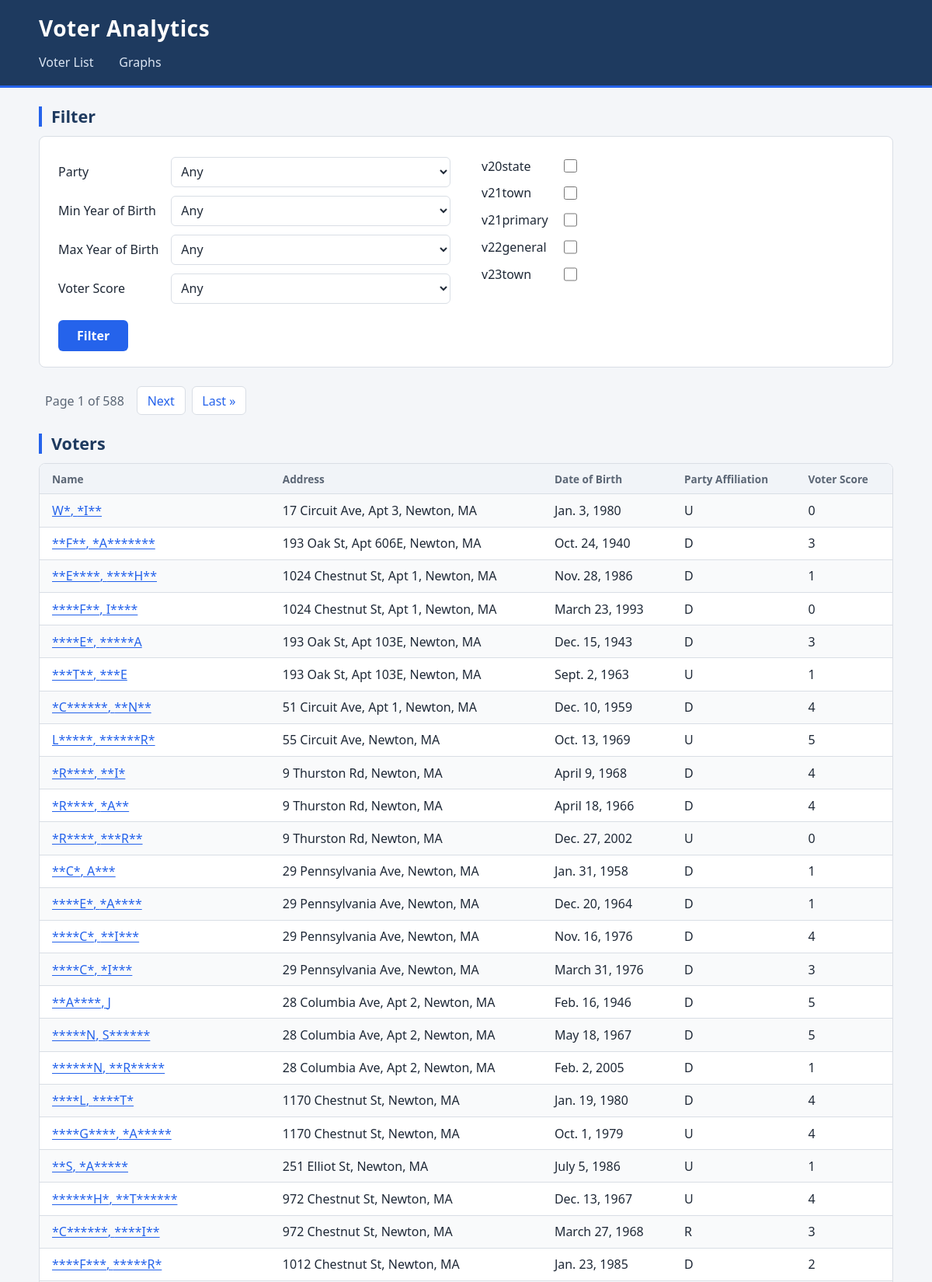
Screenshot of /voter_analytics/ (upper part) with the database file from the repository.
### voter_analytics/models.py (models this page shows, shortened)
class Voter(models.Model):
    last_name = models.CharField(max_length=50)
    first_name = models.CharField(max_length=50)
    street_number = models.CharField(max_length=10)
    street_name = models.CharField(max_length=100)
    apartment_number = models.CharField(max_length=10, blank=True)
    zip_code = models.CharField(max_length=10)
    date_of_birth = models.DateField()
    date_of_registration = models.DateField()
    party_affiliation = models.CharField(max_length=2)
    precinct_number = models.CharField(max_length=10)
    v20state = models.BooleanField(default=False)
    v21town = models.BooleanField(default=False)
    v21primary = models.BooleanField(default=False)
    v22general = models.BooleanField(default=False)
    v23town = models.BooleanField(default=False)
    voter_score = models.IntegerField(default=0)

### voter_analytics/views.py (the view)
# urls.py: path('', VotersListView.as_view(), name='home'),
class VotersListView(VoterFilterView):
    model = Voter
    template_name = 'voter_analytics/voters.html'
    context_object_name = 'voters'
    paginate_by = 100 # how many voters per page

### voter_analytics/views.py (called while the page is built)
    def get_context_data(self, **kwargs):
        context = super().get_context_data(**kwargs)
        parties = ['U ','D ','R ','J ','A ','CC','X ','L ','Q ','S ','FF','G ','HH','T ','AA','GG','Z ','O ','P ','E ','V ','H ','Y ','W ','EE','K ']
        years = [str(y) for y in range(1913,2005)]
        years.reverse()
        scores = [str(i) for i in range(0,6)]
        context['parties'] = parties
        context['years'] = years
        context['scores'] = scores
        query = self.request.GET.copy()
        query.pop('page', None)
        context['querystring'] = query.urlencode()
        return context

### voter_analytics/templates/voter_analytics/voters.html (shortened to what this page needs)
{% extends 'voter_analytics/base.html' %}
{% block content %}
    <div class="container">
        <div class="filter">
            {% include 'voter_analytics/filter.html' %}
        </div>
        <div class="pages">
            {% if is_paginated %}
            <nav class="pagination" aria-label="Page navigation">
            <span class="current">
                Page {{ page_obj.number }} of {{ page_obj.paginator.num_pages }}
            </span>
            {% if page_obj.has_next %}
                <a href="?{% if querystring %}{{querystring}}&{% endif %}page={{ page_obj.next_page_number }}">Next</a>
                <a href="?{% if querystring %}{{querystring}}&{% endif %}page={{ page_obj.paginator.num_pages }}">Last &raquo;</a>
            {% endif %}
            </nav>
            {% endif %}
        </div>
        <h2>Voters</h2>
        <div class="row">
            <table>
                <tr>
                    <th>Name</th>
                    <th>Address</th>
                    <th>Date of Birth</th>
                    <th>Party Affiliation</th>
                    <th>Voter Score</th>
                </tr>
                {% for v in voters %}
                <tr>
                    <td><a href="{% url 'show_voter' v.pk %}">{{ v.last_name }}, {{ v.first_name }}</a></td>
                    <td>{{ v.street_number }} {{ v.street_name | title }},{% if v.apartment_number %} Apt {{ v.apartment_number }},{% endif %} Newton, MA</td>
                    <td>{{ v.date_of_birth }}</td>
                    <td>{{ v.party_affiliation }}</td>
                    <td>{{ v.voter_score }}</td>
                </tr>
                {% endfor %}
            </table>
        </div>
    </div>
{% endblock %}

### static/voter-styles.css (style rules this page uses)
:root { --navy: #1e3a5f; --accent: #2563eb; --accent-dark: #1d4ed8; --bg: #f4f6f9; --card: #fff; --border: #d9dee5; --text: #1f2937; --muted: #5b6675; --head: #f1f4f8; --stripe: #f9fafb; --hover: #eef4ff; --radius: 8px; }
*, *::before, *::after { box-sizing: border-box; }
body { margin: 0; padding-bottom: 3rem; background: var(--bg); color: var(--text); font: 16px/1.5 system-ui, -apple-system, "Segoe UI", Roboto, Arial, sans-serif; }
body > :not(nav) { width: min(1100px, calc(100% - 3rem)); margin-inline: auto; }
h1, h2 { margin-block: 1.5rem 0.75rem; padding-left: 0.75rem; border-left: 4px solid var(--accent); color: var(--navy); font-size: 1.35rem; line-height: 1.2; }
a { color: var(--accent); }
.pagination { display: flex; flex-wrap: wrap; align-items: center; gap: 0.5rem; margin-block: 0 1rem; }
.pagination a { padding: 0.35rem 0.8rem; border: 1px solid var(--border); border-radius: 6px; background: var(--card); text-decoration: none; }
.pagination .current { padding: 0 0.5rem; color: var(--muted); }
.row { overflow-x: auto; background: var(--card); border: 1px solid var(--border); border-radius: var(--radius); }
.row table { width: 100%; border-collapse: collapse; }
.row th, .row td { padding: 0.6rem 1rem; text-align: left; border-bottom: 1px solid var(--border); }
.row th { background: var(--head); color: var(--muted); font-size: 0.85rem; font-weight: 600; white-space: nowrap; }
.row tr:nth-child(even) td { background: var(--stripe); }

### rows the page displays
Voter: last_name "W*", first_name "*I**", street_number "17", street_name "Circuit Ave", apartment_number "3", date_of_birth "Jan. 3, 1980", party_affiliation "U", voter_score "0"
Voter: last_name "**F**", first_name "*A*******", street_number "193", street_name "Oak St", apartment_number "606E", date_of_birth "Oct. 24, 1940", party_affiliation "D", voter_score "3"
Voter: last_name "**E****", first_name "****H**", street_number "1024", street_name "Chestnut St", apartment_number "1", date_of_birth "Nov. 28, 1986", party_affiliation "D", voter_score "1"
Voter: last_name "****F**", first_name "I****", street_number "1024", street_name "Chestnut St", apartment_number "1", date_of_birth "March 23, 1993", party_affiliation "D", voter_score "0"
Voter: last_name "****E*", first_name "*****A", street_number "193", street_name "Oak St", apartment_number "103E", date_of_birth "Dec. 15, 1943", party_affiliation "D", voter_score "3"
Voter: last_name "***T**", first_name "***E", street_number "193", street_name "Oak St", apartment_number "103E", date_of_birth "Sept. 2, 1963", party_affiliation "U", voter_score "1"
Voter: last_name "*C******", first_name "**N**", street_number "51", street_name "Circuit Ave", apartment_number "1", date_of_birth "Dec. 10, 1959", party_affiliation "D", voter_score "4"
Voter: last_name "L*****", first_name "******R*", street_number "55", street_name "Circuit Ave", date_of_birth "Oct. 13, 1969", party_affiliation "U", voter_score "5"
Voter: last_name "*R****", first_name "**I*", street_number "9", street_name "Thurston Rd", date_of_birth "April 9, 1968", party_affiliation "D", voter_score "4"
Voter: last_name "*R****", first_name "*A**", street_number "9", street_name "Thurston Rd", date_of_birth "April 18, 1966", party_affiliation "D", voter_score "4"
Voter: last_name "*R****", first_name "***R**", street_number "9", street_name "Thurston Rd", date_of_birth "Dec. 27, 2002", party_affiliation "U", voter_score "0"
Voter: last_name "**C*", first_name "A***", street_number "29", street_name "Pennsylvania Ave", date_of_birth "Jan. 31, 1958", party_affiliation "D", voter_score "1"
Voter: last_name "****E*", first_name "*A****", street_number "29", street_name "Pennsylvania Ave", date_of_birth "Dec. 20, 1964", party_affiliation "D", voter_score "1"
Voter: last_name "****C*", first_name "**I***", street_number "29", street_name "Pennsylvania Ave", date_of_birth "Nov. 16, 1976", party_affiliation "D", voter_score "4"
Voter: last_name "****C*", first_name "*I***", street_number "29", street_name "Pennsylvania Ave", date_of_birth "March 31, 1976", party_affiliation "D", voter_score "3"
Voter: last_name "**A****", first_name "J", street_number "28", street_name "Columbia Ave", apartment_number "2", date_of_birth "Feb. 16, 1946", party_affiliation "D", voter_score "5"
Voter: last_name "*****N", first_name "S******", street_number "28", street_name "Columbia Ave", apartment_number "2", date_of_birth "May 18, 1967", party_affiliation "D", voter_score "5"
Voter: last_name "******N", first_name "**R*****", street_number "28", street_name "Columbia Ave", apartment_number "2", date_of_birth "Feb. 2, 2005", party_affiliation "D", voter_score "1"
Voter: last_name "****L", first_name "****T*", street_number "1170", street_name "Chestnut St", date_of_birth "Jan. 19, 1980", party_affiliation "D", voter_score "4"
Voter: last_name "****G****", first_name "*A*****", street_number "1170", street_name "Chestnut St", date_of_birth "Oct. 1, 1979", party_affiliation "U", voter_score "4"
Voter: last_name "**S", first_name "*A*****", street_number "251", street_name "Elliot St", date_of_birth "July 5, 1986", party_affiliation "U", voter_score "1"
Voter: last_name "******H*", first_name "**T******", street_number "972", street_name "Chestnut St", date_of_birth "Dec. 13, 1967", party_affiliation "U", voter_score "4"
Voter: last_name "*C******", first_name "****I**", street_number "972", street_name "Chestnut St", date_of_birth "March 27, 1968", party_affiliation "R", voter_score "3"
Voter: last_name "****F***", first_name "*****R*", street_number "1012", street_name "Chestnut St", date_of_birth "Jan. 23, 1985", party_affiliation "D", voter_score "2"

### other values shown
{{ page_obj.number }} "1"
{{ page_obj.paginator.num_pages }} "588"
